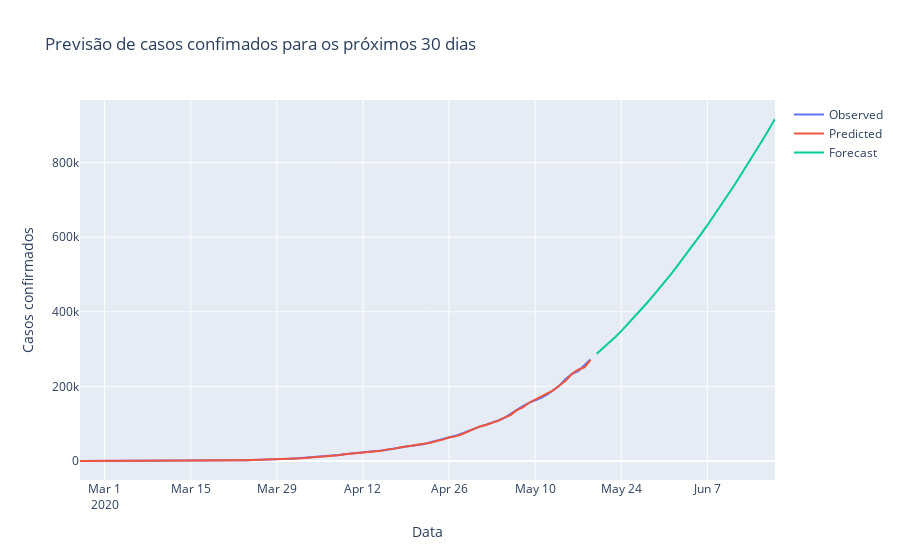

Notebook code cell kept with this figure:
### Code cell
# neste plot, é interessante que a linha azul (casos observados para treino) esteja alinhada com a vermelha (machine learning)
# isso vai garantir que a máquina entendeu o que queremos, e vai tentar prever os próximos 30 dias com a maior precisão possível
# quanto mais tempo, mais difícil fica a previsão

fig = go.Figure(go.Scatter(
        x=confirmados.index, y=confirmados, name='Observed'
))

fig.add_trace(go.Scatter(x=confirmados.index, y=modelo.predict_in_sample().round(3), name='Predicted'))

fig.add_trace(go.Scatter(x=pd.date_range('2020-05-20', '2020-06-20'), y=modelo.predict(30), name='Forecast'))

fig.update_layout(title='Previsão de casos confimados para os próximos 30 dias',
                    yaxis_title='Casos confirmados', xaxis_title='Data')
fig.show()
